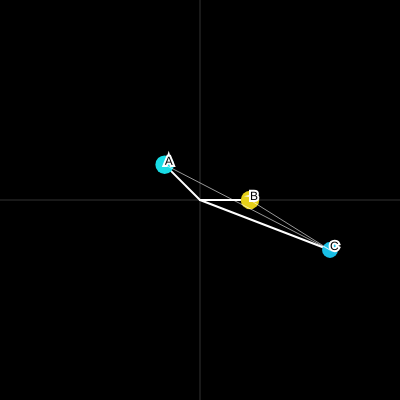
Frame 1 (no input)
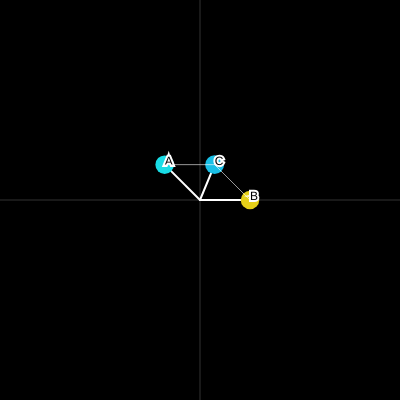
Frame 60 (no input)
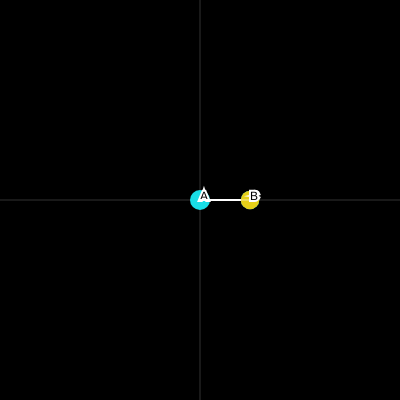
Frame 120 (the mouse pressed at the canvas centre since frame 60)

The p5.js sketch that drew these frames (run headless with seeded random() and noise() and a simulated clock; from frame 60 on, the mouse is pressed at the canvas centre):

// p5.js sketch
// ── sketch.js
let A;
let B;
let C;

let color_list;
let saturation, lum;
let Mag_Sliders;
let info;
function setup(){
    createCanvas(400,400);
    A = createVector(30,50);
    B = createVector(100, 0);
    
    Mag_Sliders = {"A": createSlider(1,width/2), "B": createSlider(1,width/2)};
    
    info = document.createElement('textarea');
    document.body.append(info);

    // A_Mag_Slider = createSlider(1,width/2);
    color_list = {'A': random(1,255), 'B': random(1,255), 'C':random(1,255)};
    saturation = 80;
    lum = 50;
}

function draw(){
    colorMode(HSL);
    background(0);

    strokeWeight(0.2);
    stroke(255);
    line(width/2, 0, width/2, height);
    line(0, height/2, width, height/2);
    strokeWeight(1);

    C = p5.Vector.add(A,B);

    updateVector(A, "A");

    theta =A.angleBetween(B);
    alpha = C.angleBetween(B);
    dp = A.mag() * B.mag() * cos(theta);
    cp = A.mag() * B.mag() * sin(theta);

    info.value = `
    |A|: ${Math.round(A.mag()*100)/100}
    |B|: ${Math.round(B.mag()*100)/100}
    |C|: ${Math.round(C.mag()*100)/100}
    -----------------
    theta: ${Math.round(theta*180/Math.PI*100)/100}
    alpha: ${Math.round(alpha*180/Math.PI*100)/100}
    -----------------
    A . B: ${Math.round(dp*100)/100}
    |A x B|: ${Math.round(cp*100)/100}
    `
    
    A.setMag(parseInt(Mag_Sliders["A"].value()));
    B.setMag(parseInt(Mag_Sliders["B"].value()));
    drawVector(A, "A");
    drawVector(C, "C");
    drawVector(B, "B");

    strokeWeight(0.6);
    stroke(170);
    line(width/2+A.x,height/2+A.y,width/2+C.x,height/2+C.y);
    line(width/2+B.x,height/2+B.y,width/2+C.x,height/2+C.y);
}

function updateVector(v){
    if(mouseY < 0 || mouseY > height || mouseX < 0 || mouseY > width ){
        return;
    }
    let m = v.mag();
    v.x = mouseX-width/2;
    v.y = mouseY-height/2;
    v.normalize();
    v.setMag(m);
}

function drawVector(v, s){
    strokeWeight(2);
    stroke(255);
    line(height/2,width/2,height/2 + v.x, width/2 + v.y);
    strokeWeight(map(v.mag(), 1, 400, 20,8));
    stroke(color_list[s], saturation, lum);
    point(width/2 + v.x, height/2 + v.y);

    // noFill();
    stroke(255);
    color(255);
    strokeWeight(4);
    text(s, width/2 + v.x, height/2 + v.y);
}

function drawRelativeVector(u, v, s){
    strokeWeight(2);
    stroke(255);
    line(u.x,u.y,v.x,v.y);
    strokeWeight(map(v.mag(), 1, 400, 20,8));
    stroke(color_list[s], saturation, lum);
    point(width/2 + v.x,height/2 + v.y);
}
